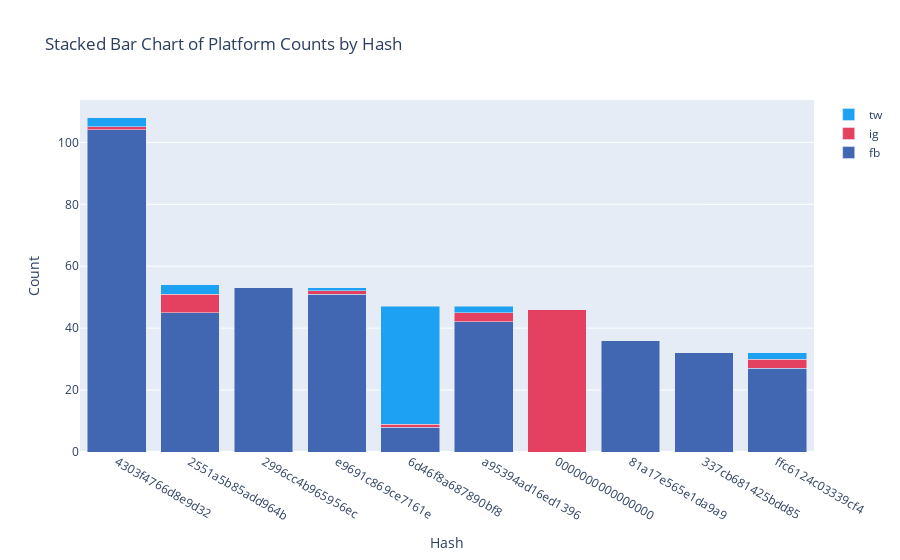

Notebook source saved alongside this figure:
### Code cell
import plotly.graph_objects as go

hash_counts = df['hash'].value_counts()
top_10_hashes = hash_counts.iloc[0:10]
most_shared_images = df[df['hash'].isin(list(top_10_hashes.index))]
counts = most_shared_images.groupby(['hash', 'platform'])['platform'].count()

# Convert to DataFrame and pivot the data to get 'platform' counts as columns
df_temp = counts.unstack(fill_value=0)  # Pivot to get platforms as columns

# Create the Plotly figure
fig = go.Figure()

platform_colors = {
    'fb': '#4267B2',    # Facebook's blue
    'ig': '#E4405F',    # Instagram's reddish-pink
    'tw': '#1DA1F2'     # Twitter's light blue
}

# Add a bar for each platform (fb, ig, tw)
for platform in df_temp.columns:
    fig.add_trace(go.Bar(
        x=df_temp.index,  # X-axis: the hash values
        y=df_temp[platform],  # Y-axis: counts per platform
        name=platform,  # Name of the platform for the legend
        marker_color=platform_colors[platform]
    ))

# Update layout for stacked bars
fig.update_layout(
    barmode='stack',  # Stacked bar mode
    title="Stacked Bar Chart of Platform Counts by Hash",
    xaxis_title="Hash",
    yaxis_title="Count",
    xaxis={'categoryorder': 'total descending'},  # Sort bars by total count
)

# Show the plot
fig.show()

### Figure 1 — Plotly figure (JSON) as saved in the notebook; plotly's stock layout.template omitted (floating-point values rounded to 4 significant figures)
{"data": [{"marker": {"color": "#4267B2"}, "name": "fb", "type": "bar", "x": ["0000000000000000", "2551a5b85add964b", "2996cc4b965956ec", "337cb681425bdd85", "4303f4766d8e9d32", "6d46f8a687890bf8", "81a17e565e1da9a9", "a95394ad16ed1396", "e9691c869ce7161e", "ffc6124c03339cf4"], "y": [0, 45, 53, 32, 104, 8, 36, 42, 51, 27]}, {"marker": {"color": "#E4405F"}, "name": "ig", "type": "bar", "x": ["0000000000000000", "2551a5b85add964b", "2996cc4b965956ec", "337cb681425bdd85", "4303f4766d8e9d32", "6d46f8a687890bf8", "81a17e565e1da9a9", "a95394ad16ed1396", "e9691c869ce7161e", "ffc6124c03339cf4"], "y": [46, 6, 0, 0, 1, 1, 0, 3, 1, 3]}, {"marker": {"color": "#1DA1F2"}, "name": "tw", "type": "bar", "x": ["0000000000000000", "2551a5b85add964b", "2996cc4b965956ec", "337cb681425bdd85", "4303f4766d8e9d32", "6d46f8a687890bf8", "81a17e565e1da9a9", "a95394ad16ed1396", "e9691c869ce7161e", "ffc6124c03339cf4"], "y": [0, 3, 0, 0, 3, 38, 0, 2, 1, 2]}], "layout": {"barmode": "stack", "title": {"text": "Stacked Bar Chart of Platform Counts by Hash"}, "xaxis": {"categoryorder": "total descending", "title": {"text": "Hash"}}, "yaxis": {"title": {"text": "Count"}}}}
